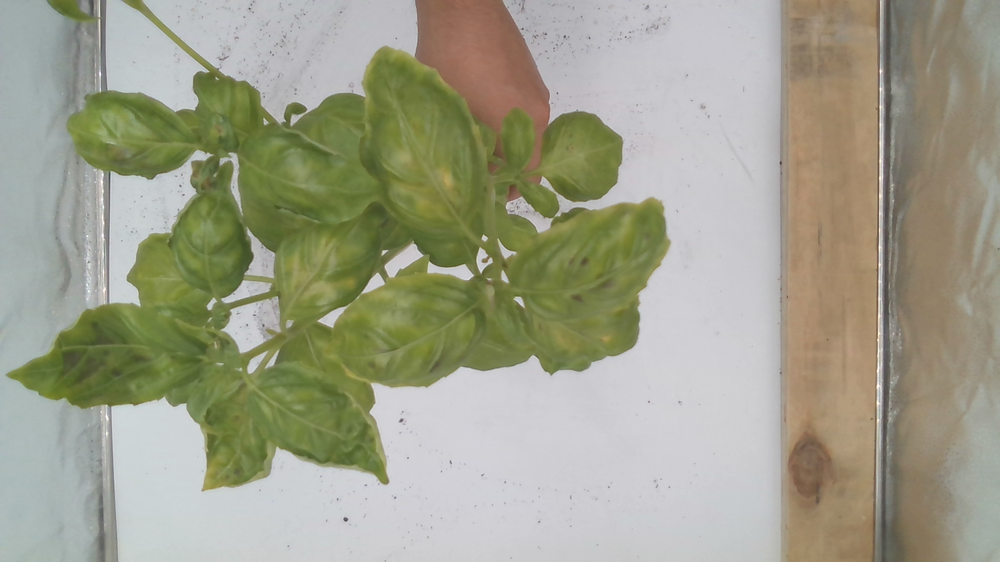
#> input picture RAL_Classification/Data/PlantTest_02_Color.png, 1000 x 562 px, shrunk from 1920 x 1080 before the run
$ jupyter execute 'Show mask image.ipynb'
#> lines starting #> are read from the running program, lines starting #| are printed output that depends on the picture; after the words box and inside, x2 and y2 are one past the last pixel; in counts of white or black regions, pixels touching at a corner belong together
[cell 1]
import cv2
import numpy as np
import matplotlib.pyplot as plt

[cell 2]
image = cv2.imread('../Data/PlantTest_02_Color.png')
#> image is the input picture: shape (562, 1000, 3); mean B, G, R 138.4, 158.9, 158.8
plt.imshow(image)

[cell 3]
result = cv2.cvtColor(image, cv2.COLOR_BGR2RGB)

image = cv2.cvtColor(image, cv2.COLOR_BGR2HSV)
#> image: shape (562, 1000, 3); mean H, S, V 64.9, 53.2, 164.3

lower1 = np.array([30, 70, 20])
upper1 = np.array([80, 255, 255])

lower_mask = cv2.inRange(image, lower1, upper1)
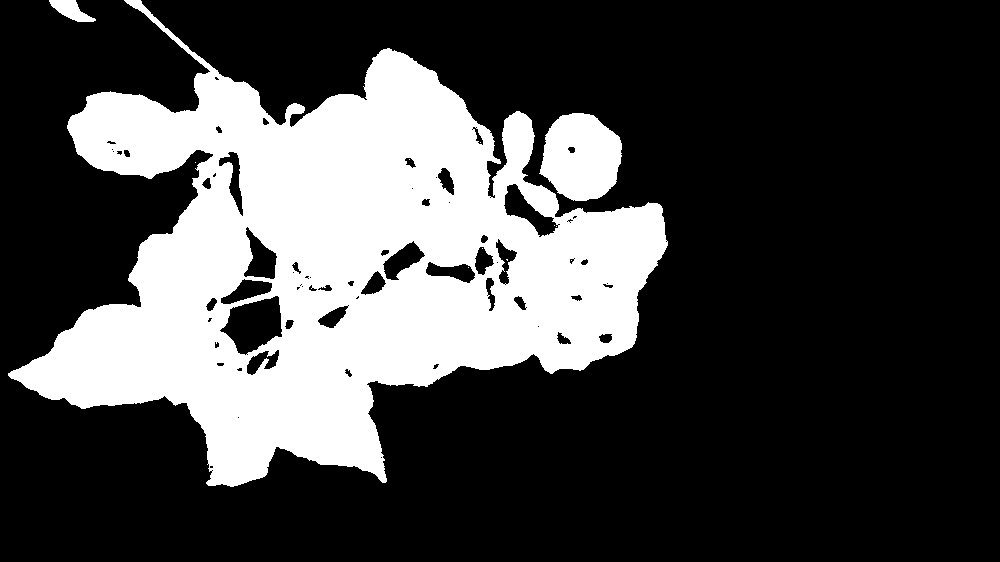
#> lower_mask: shape (562, 1000); 27.2% white; 12 white regions (9 under 20 px), largest, box (x1, y1, x2, y2) and area: (8, 0, 668, 487) 146943, (539, 113, 622, 201) 5493, (49, 0, 96, 22) 540

plt.imshow(lower_mask)
full_mask = lower_mask;
result = cv2.bitwise_and(result, result, mask=full_mask)
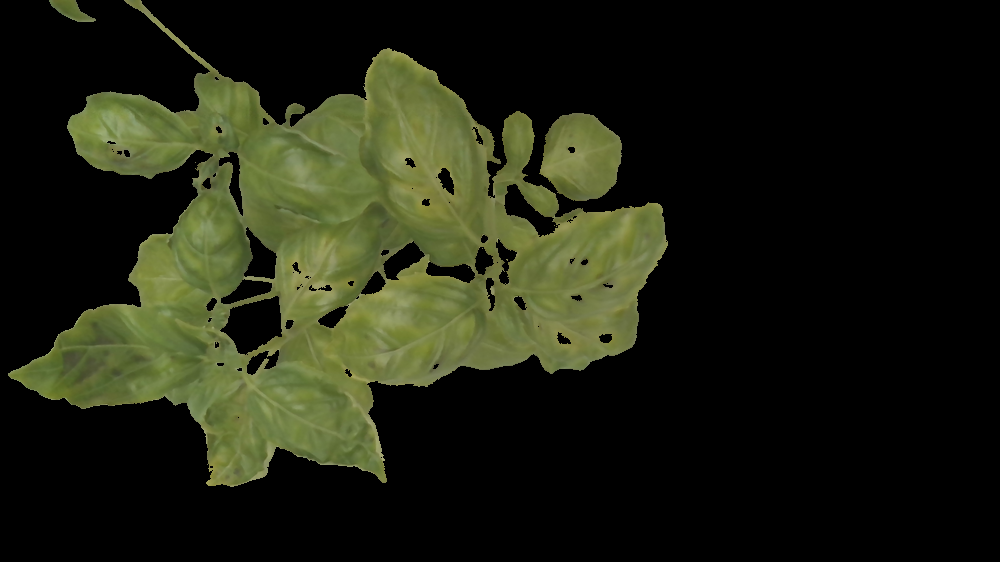
#> result: shape (562, 1000, 3); mean R, G, B 30.3, 33.3, 17.6
plt.imshow(result)
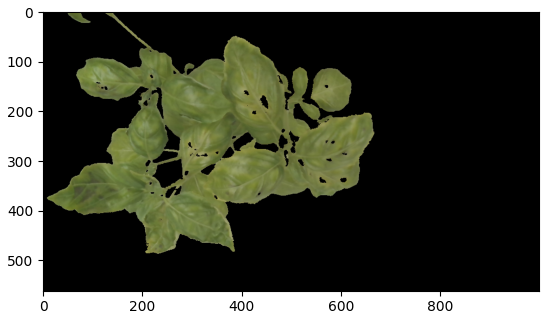
#> figure drawn by matplotlib, 1 panel

$ run again, with RAL_Classification/Data/Plant2_top_Color.png copied over RAL_Classification/Data/PlantTest_02_Color.png
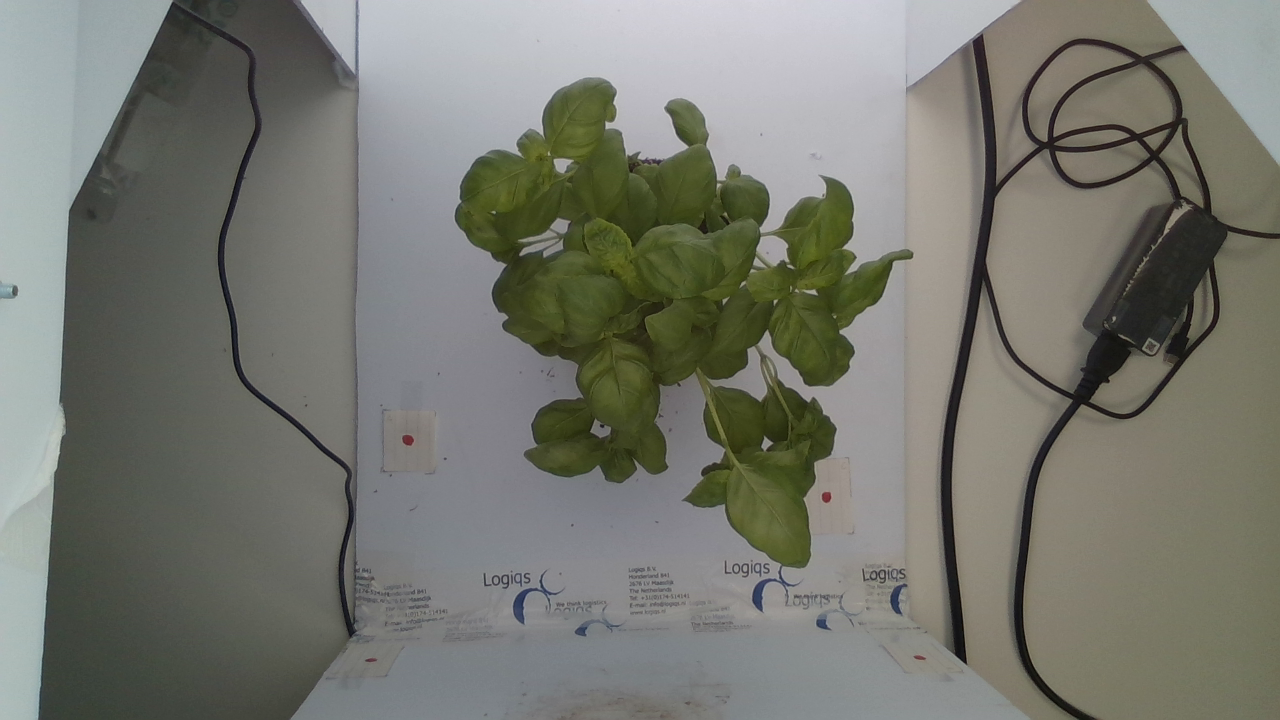
#> input picture RAL_Classification/Data/Plant2_top_Color.png, 1280 x 720 px
#> image is the input picture: shape (720, 1280, 3); mean B, G, R 111.9, 120.2, 118.9
#> image: shape (720, 1280, 3); mean H, S, V 58.9, 35, 122.9
#> `lower_mask = cv2.inRange(image, lower1, upper1)`:
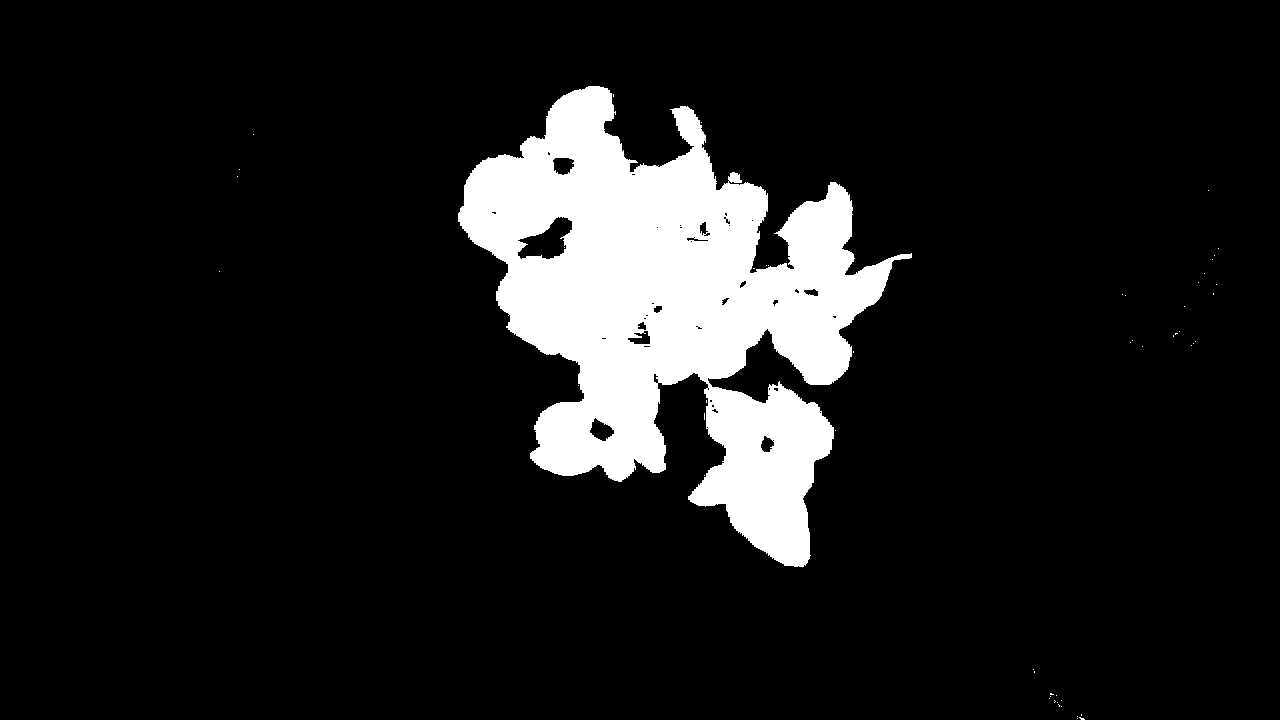
#> lower_mask: shape (720, 1280); 11% white; 52 white regions (51 under 20 px), largest, box (x1, y1, x2, y2) and area: (458, 86, 912, 567) 101104
#> `[cell 3] result = cv2.cvtColor(image, cv2.COLOR_BGR2RGB)  image = cv2...`:
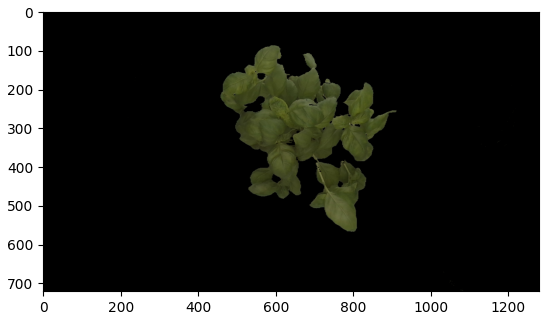
#> figure drawn by matplotlib, 1 panel

$ run again, with RAL_Classification/Data/Plant48_top_Color.png copied over RAL_Classification/Data/PlantTest_02_Color.png
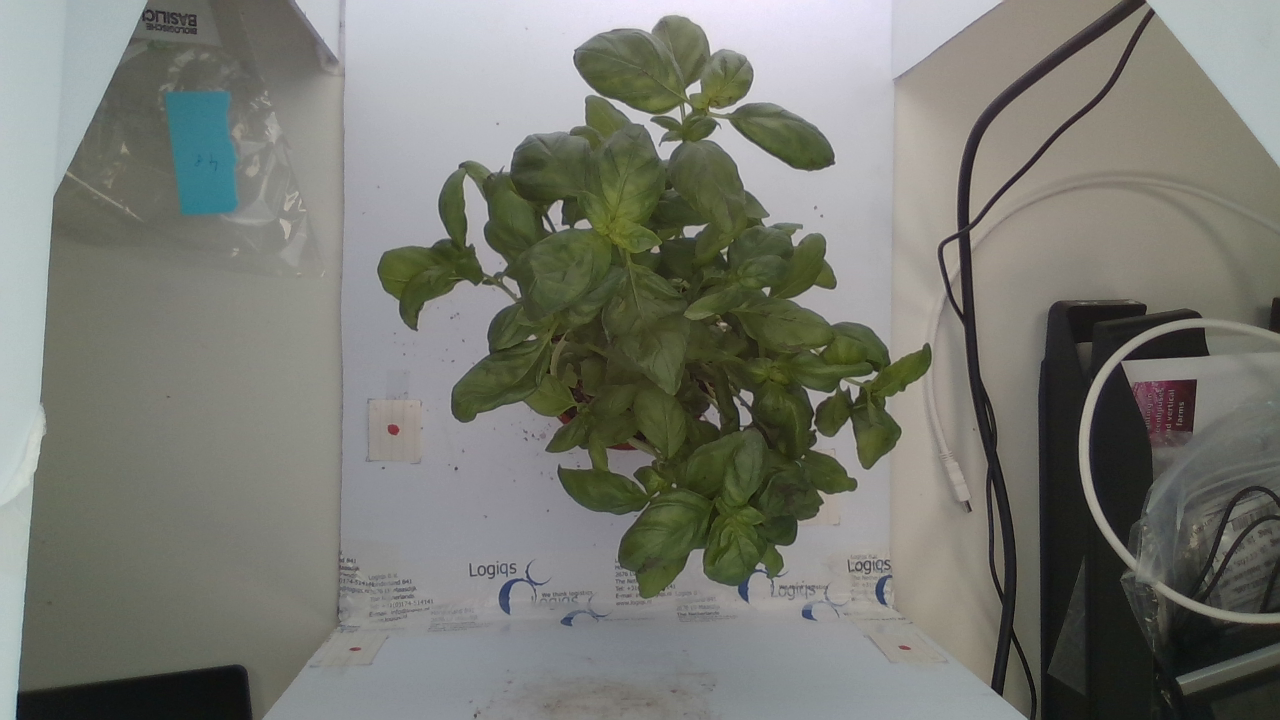
#> input picture RAL_Classification/Data/Plant48_top_Color.png, 1280 x 720 px
#> image is the input picture: shape (720, 1280, 3); mean B, G, R 114.3, 121.7, 120.2
#> image: shape (720, 1280, 3); mean H, S, V 57.6, 34.6, 124.6
#> `lower_mask = cv2.inRange(image, lower1, upper1)`:
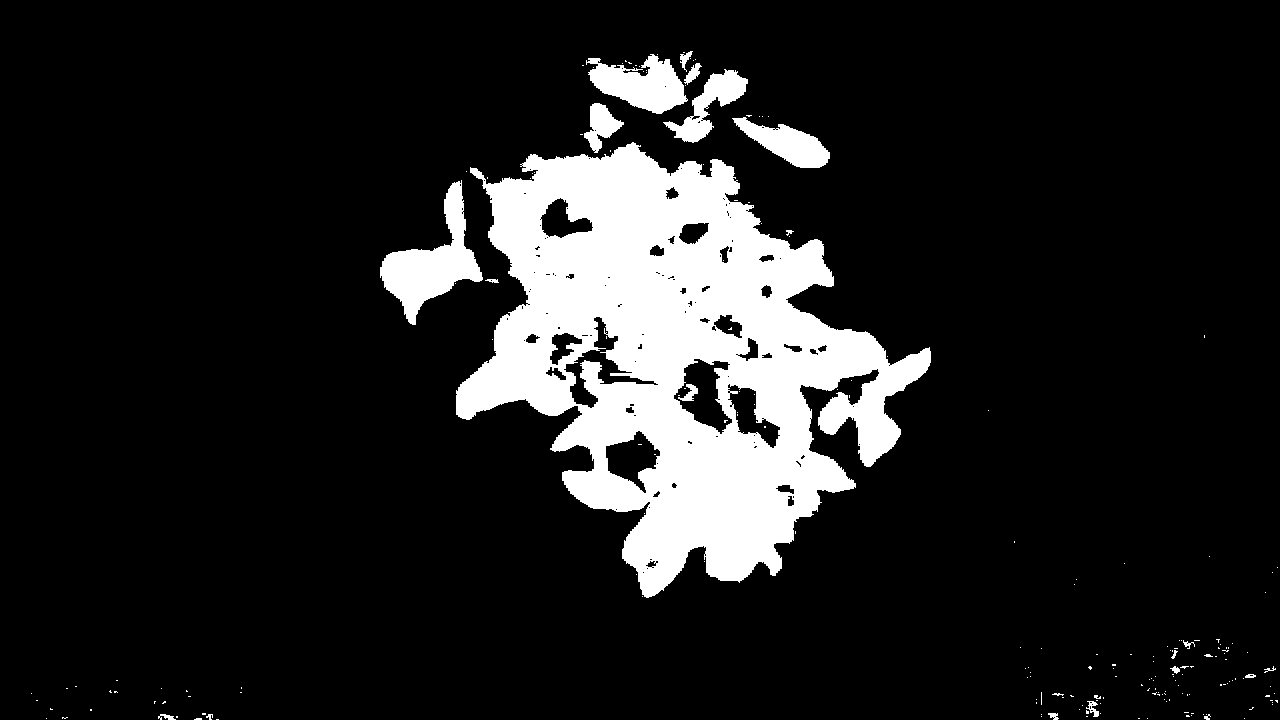
#> lower_mask: shape (720, 1280); 13.3% white; 211 white regions (189 under 20 px), largest, box (x1, y1, x2, y2) and area: (456, 142, 931, 598) 106353, (380, 180, 483, 325) 5473, (586, 54, 688, 114) 3462
#> `[cell 3] result = cv2.cvtColor(image, cv2.COLOR_BGR2RGB)  image = cv2...`:
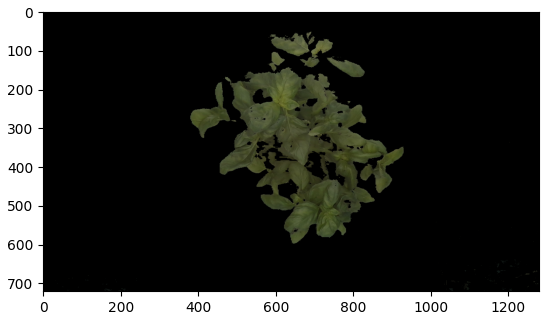
#> figure drawn by matplotlib, 1 panel

$ run again, with RAL_Classification/Data/PlantTest_01_Color_Color.png copied over RAL_Classification/Data/PlantTest_02_Color.png
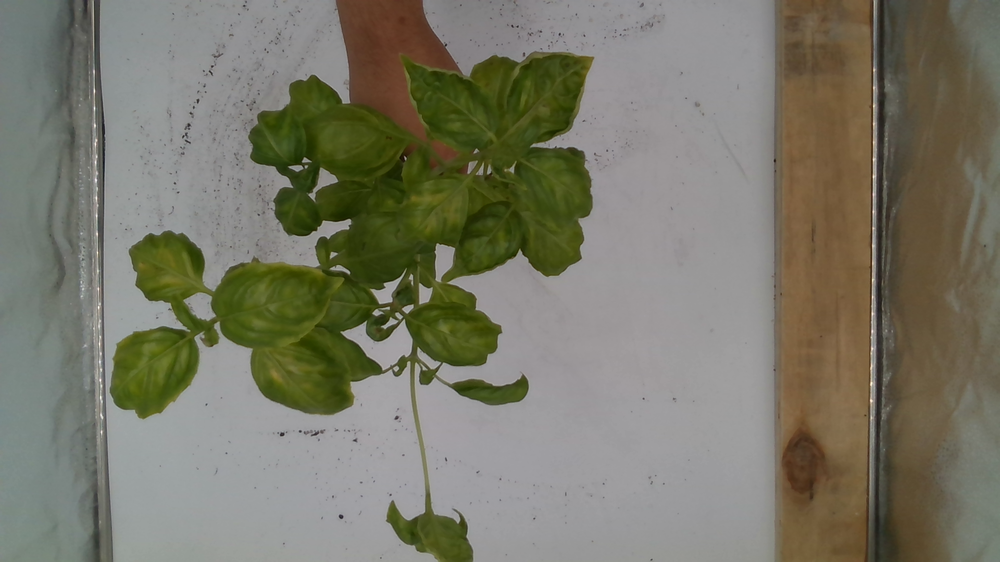
#> input picture RAL_Classification/Data/PlantTest_01_Color_Color.png, 1000 x 562 px, shrunk from 1920 x 1080 before the run
#> image is the input picture: shape (562, 1000, 3); mean B, G, R 103.9, 119.3, 120.8
#> image: shape (562, 1000, 3); mean H, S, V 61.3, 60, 124.1
#> `lower_mask = cv2.inRange(image, lower1, upper1)`:
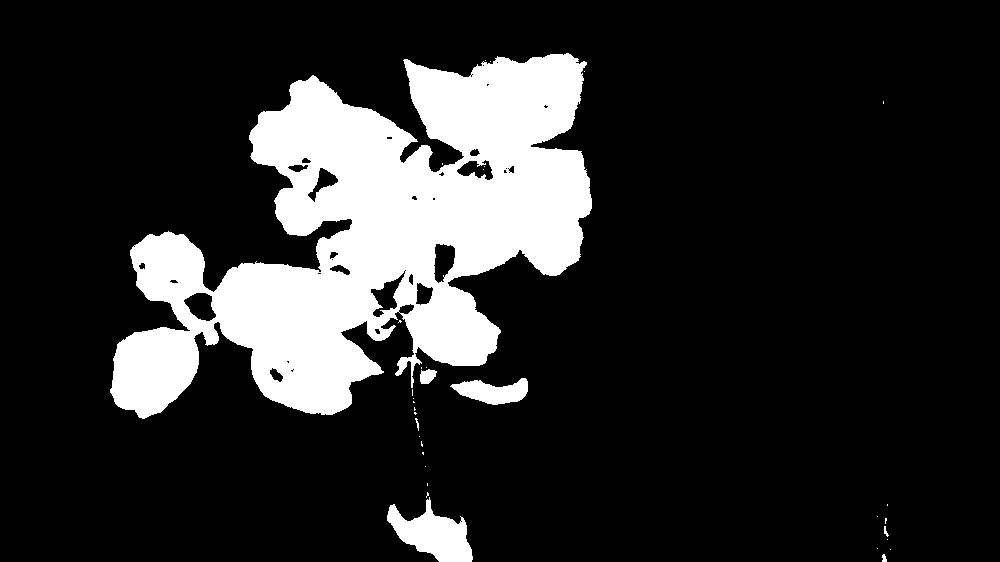
#> lower_mask: shape (562, 1000); 16.9% white; 34 white regions (27 under 20 px), largest, box (x1, y1, x2, y2) and area: (110, 53, 592, 419) 90259, (387, 497, 473, 562) 2907, (450, 378, 528, 405) 1279
#> `[cell 3] result = cv2.cvtColor(image, cv2.COLOR_BGR2RGB)  image = cv2...`:
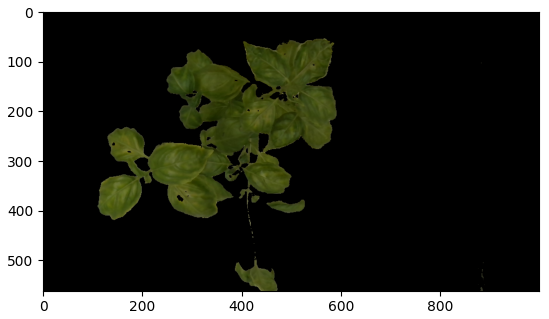
#> figure drawn by matplotlib, 1 panel
